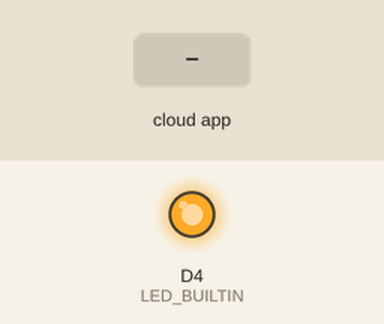
This sketch was run on a simulated ESP8266 (Wemos D1 mini). Parts: output pins drawn as LEDs (lit = HIGH, except the on-board LED, lit = LOW). Inputs (shaded band) come from the test bench. WiFi joins after 1.5 s; servers stay silent unless stated.

Above: at 4.2 s.
4.3 s: the phone or cloud app sets led to 0
At 5.2 s:
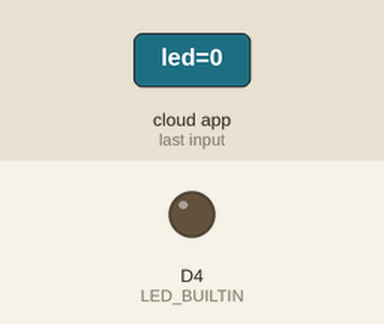
6.0 s: the phone or cloud app sets led to 1
At 6.4 s:
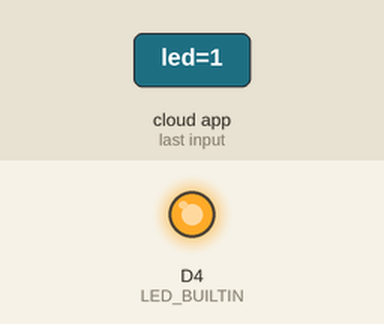
Timing chart, 0 to 9.0 s (numbered marks = the images above; inputs shaded):
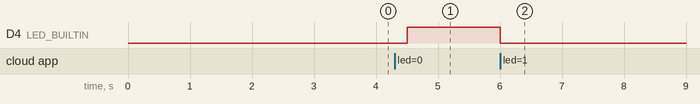

Measured:
- after the input at 4.3 s, D4 (LED_BUILTIN): LOW → HIGH after 0.20 s
- after the input at 6.0 s, D4 (LED_BUILTIN): HIGH → LOW at once

The sketch:

WaterWell.ino
```cpp
#include "arduino_secrets.h"
#include "thingProperties.h"
#include <SoftwareSerial.h>

// Defined pins used by A02YYUW ultrasonic sensor
#define rxPin D1 //green
#define txPin D2 //blue

SoftwareSerial Sensor (rxPin, txPin);

// Defined Water Well dimensions [cm]
float waterWellRadius = 40;
float waterWellDepth = 400;

// Defined values for A02YYUW ultrasonic Sensor
unsigned char sensorData[4] = {};
byte dataIndex = 0;
bool headerReceived = false;
bool newData = false;
float calculatedDistance;
long calculatedVolume;

void setup() {
  Serial.begin(57600);
  delay(1500);

  Sensor.begin(9600);
  delay(1500);

  pinMode(LED_BUILTIN, OUTPUT);

  // Defined in thingProperties.h
  initProperties();

  // Connect to Arduino IoT Cloud
  ArduinoCloud.begin(ArduinoIoTPreferredConnection);
  setDebugMessageLevel(2);
  ArduinoCloud.printDebugInfo();
}

void loop() {
  A02YYUW_Read();
  calculateDistance();
  ArduinoCloud.update();
}

void onLedChange()  {
  if (led == 0)
  {
    digitalWrite(LED_BUILTIN, HIGH);
  } else {
    digitalWrite(LED_BUILTIN, LOW);
  }
}

void A02YYUW_Read() {

  if (Sensor.available() > 0 && newData == false)
  {
    if (headerReceived == false)
    {
      if (Sensor.read() == 0xFF)
      {
        headerReceived = true;
        sensorData[0] = 0xFF;
        dataIndex++;
      }
    }

    else //if (headerReceived == true)
    {
      sensorData[dataIndex] = Sensor.read();
      dataIndex++;
      if (dataIndex == 4) //three bytes after header
      {
        dataIndex = 0;//reset for next reading
        newData = true;
      }
    }
  }
}

void calculateDistance() {
  if (newData)
  {
    int sum;
    sum = (sensorData[0] + sensorData[1] + sensorData[2]) & 0x00FF;
    if (sum == sensorData[3])
    {
      calculatedDistance = ((sensorData[1] << 8) + sensorData[2]) / 10;
      if (calculatedDistance > 30)
      {
        distance = calculatedDistance; //CloudLength distance
        calculateVolume(calculatedDistance, waterWellDepth, waterWellRadius); // depth=400;radius=40;
      }
      else
      {
        Serial.println("Below the lower limit");
      }
    }
    else Serial.println("ERROR");
    //enable new reading
    newData = false;
    headerReceived = false;
  }
}

void calculateVolume(int distance, int depth, int radius) {
  if (distance > 3) {
    waterLevel = depth - distance; //cm
    calculatedVolume = (3.14 * sq(radius) * waterLevel) / 1000; //l
    waterVolume = calculatedVolume;
  }
}
```

arduino_secrets.h
```cpp
#define SECRET_SSID ""
#define SECRET_OPTIONAL_PASS ""
#define SECRET_DEVICE_KEY ""
```

thingProperties.h
```cpp
// Code generated by Arduino IoT Cloud, DO NOT EDIT.

#include <ArduinoIoTCloud.h>
#include <Arduino_ConnectionHandler.h>

const char DEVICE_LOGIN_NAME[]  = "264e6acb-2a86-4a57-8fcc-f9bf113f5486";

const char SSID[]               = SECRET_SSID;    // Network SSID (name)
const char PASS[]               = SECRET_OPTIONAL_PASS;    // Network password (use for WPA, or use as key for WEP)
const char DEVICE_KEY[]  = SECRET_DEVICE_KEY;    // Secret device password

void onLedChange();

CloudLight led;
CloudLength distance;
CloudLength waterLevel;
CloudVolume waterVolume;

void initProperties(){

  ArduinoCloud.setBoardId(DEVICE_LOGIN_NAME);
  ArduinoCloud.setSecretDeviceKey(DEVICE_KEY);
  ArduinoCloud.addProperty(led, READWRITE, ON_CHANGE, onLedChange);
  ArduinoCloud.addProperty(distance, READ, ON_CHANGE, NULL, 1);
  ArduinoCloud.addProperty(waterLevel, READ, ON_CHANGE, NULL, 2);
  ArduinoCloud.addProperty(waterVolume, READ, ON_CHANGE, NULL, 1);

}

WiFiConnectionHandler ArduinoIoTPreferredConnection(SSID, PASS);
```
